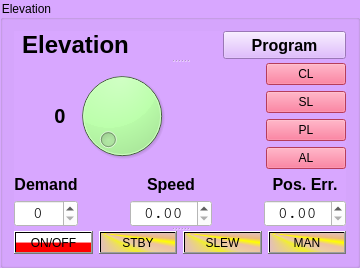
       <widget class="QGroupBox" name="Elevation">
        <property name="styleSheet">
         <string notr="true">background-color: rgb(216, 167, 255);</string>
        </property>
        <property name="title">
         <string>Elevation</string>
        </property>
        <layout class="QGridLayout" name="gridLayout_4">
         <item row="0" column="0">
          <widget class="QSplitter" name="splitter_3">
           <property name="orientation">
            <enum>Qt::Vertical</enum>
           </property>
           <widget class="QWidget" name="layoutWidget_4">
            <layout class="QHBoxLayout" name="horizontalLayout_12">
             <item>
              <widget class="QLabel" name="labelElevation">
               <property name="font">
                <font>
                 <pointsize>18</pointsize>
                 <weight>75</weight>
                 <bold>true</bold>
                </font>
               </property>
               <property name="text">
                <string>Elevation</string>
               </property>
               <property name="alignment">
                <set>Qt::AlignCenter</set>
               </property>
              </widget>
             </item>
             <item>
              <spacer name="horizontalSpacer_11">
               <property name="orientation">
                <enum>Qt::Horizontal</enum>
               </property>
               <property name="sizeType">
                <enum>QSizePolicy::Fixed</enum>
               </property>
               <property name="sizeHint" stdset="0">
                <size>
                 <width>80</width>
                 <height>20</height>
                </size>
               </property>
              </spacer>
             </item>
             <item>
              <widget class="QPushButton" name="pProgramPushButtonE">
               <property name="sizePolicy">
                <sizepolicy hsizetype="Fixed" vsizetype="Fixed">
                 <horstretch>0</horstretch>
                 <verstretch>0</verstretch>
                </sizepolicy>
               </property>
               <property name="maximumSize">
                <size>
                 <width>1000</width>
                 <height>500</height>
                </size>
               </property>
               <property name="font">
                <font>
                 <pointsize>12</pointsize>
                 <weight>75</weight>
                 <bold>true</bold>
                </font>
               </property>
               <property name="text">
                <string>Program</string>
               </property>
              </widget>
             </item>
            </layout>
           </widget>
           <widget class="QWidget" name="layoutWidget_5">
            <layout class="QVBoxLayout" name="verticalLayout_12">
             <item>
              <layout class="QHBoxLayout" name="horizontalLayout_13">
               <item>
                <spacer name="horizontalSpacer_12">
                 <property name="orientation">
                  <enum>Qt::Horizontal</enum>
                 </property>
                 <property name="sizeHint" stdset="0">
                  <size>
                   <width>40</width>
                   <height>20</height>
                  </size>
                 </property>
                </spacer>
               </item>
               <item>
                <layout class="QHBoxLayout" name="horizontalLayout_14">
                 <item>
                  <widget class="QLabel" name="ElDialLabel">
                   <property name="font">
                    <font>
                     <pointsize>15</pointsize>
                     <weight>75</weight>
                     <bold>true</bold>
                    </font>
                   </property>
                   <property name="text">
                    <string>0</string>
                   </property>
                   <property name="alignment">
                    <set>Qt::AlignCenter</set>
                   </property>
                  </widget>
                 </item>
                 <item>
                  <widget class="QDial" name="ElDial">
                   <property name="styleSheet">
                    <string notr="true">background-color: rgb(187, 255, 171);</string>
                   </property>
                  </widget>
                 </item>
                </layout>
               </item>
               <item>
                <spacer name="horizontalSpacer_13">
                 <property name="orientation">
                  <enum>Qt::Horizontal</enum>
                 </property>
                 <property name="sizeType">
                  <enum>QSizePolicy::Fixed</enum>
                 </property>
                 <property name="sizeHint" stdset="0">
                  <size>
                   <width>88</width>
                   <height>20</height>
                  </size>
                 </property>
                </spacer>
               </item>
               <item>
                <layout class="QVBoxLayout" name="verticalLayout_13">
                 <item>
                  <widget class="QPushButton" name="pushButtonCL_3">
                   <property name="styleSheet">
                    <string notr="true">background-color: rgb(255, 85, 127);</string>
                   </property>
                   <property name="text">
                    <string>CL</string>
                   </property>
                  </widget>
                 </item>
                 <item>
                  <widget class="QPushButton" name="pushButtonSL_3">
                   <property name="styleSheet">
                    <string notr="true">background-color: rgb(255, 85, 127);</string>
                   </property>
                   <property name="text">
                    <string>SL</string>
                   </property>
                  </widget>
                 </item>
                 <item>
                  <widget class="QPushButton" name="pushButtonPL_3">
                   <property name="styleSheet">
                    <string notr="true">background-color: rgb(255, 85, 127);</string>
                   </property>
                   <property name="text">
                    <string>PL</string>
                   </property>
                  </widget>
                 </item>
                 <item>
                  <widget class="QPushButton" name="pushButtonAL_3">
                   <property name="styleSheet">
                    <string notr="true">background-color: rgb(255, 85, 127);</string>
                   </property>
                   <property name="text">
                    <string>AL</string>
                   </property>
                  </widget>
                 </item>
                </layout>
               </item>
              </layout>
             </item>
             <item>
              <layout class="QHBoxLayout" name="horizontalLayout_15">
               <item>
                <layout class="QVBoxLayout" name="verticalLayout_14">
                 <item>
                  <widget class="QLabel" name="DemandLabelEl">
                   <property name="font">
                    <font>
                     <pointsize>12</pointsize>
                     <weight>75</weight>
                     <bold>true</bold>
                    </font>
                   </property>
                   <property name="text">
                    <string>Demand</string>
                   </property>
                   <property name="alignment">
                    <set>Qt::AlignCenter</set>
                   </property>
                  </widget>
                 </item>
                 <item>
                  <widget class="QSpinBox" name="spinBoxEl">
                   <property name="font">
                    <font>
                     <family>Courier</family>
                     <pointsize>12</pointsize>
                    </font>
                   </property>
                   <property name="styleSheet">
                    <string notr="true">background-color: rgb(255, 255, 255);</string>
                   </property>
                   <property name="alignment">
                    <set>Qt::AlignCenter</set>
                   </property>
                  </widget>
                 </item>
                </layout>
               </item>
               <item>
                <spacer name="horizontalSpacer_14">
                 <property name="orientation">
                  <enum>Qt::Horizontal</enum>
                 </property>
                 <property name="sizeHint" stdset="0">
                  <size>
                   <width>40</width>
                   <height>20</height>
                  </size>
                 </property>
                </spacer>
               </item>
               <item>
                <layout class="QVBoxLayout" name="verticalLayout_15">
                 <item>
                  <widget class="QLabel" name="SpeedLabelEl">
                   <property name="font">
                    <font>
                     <pointsize>12</pointsize>
                     <weight>75</weight>
                     <bold>true</bold>
                    </font>
                   </property>
                   <property name="text">
                    <string>Speed</string>
                   </property>
                   <property name="alignment">
                    <set>Qt::AlignCenter</set>
                   </property>
                  </widget>
                 </item>
                 <item>
                  <widget class="QDoubleSpinBox" name="doubleSpinBoxEPS">
                   <property name="font">
                    <font>
                     <family>Courier</family>
                     <pointsize>12</pointsize>
                    </font>
                   </property>
                   <property name="styleSheet">
                    <string notr="true">background-color: rgb(255, 255, 255);</string>
                   </property>
                   <property name="alignment">
                    <set>Qt::AlignCenter</set>
                   </property>
                  </widget>
                 </item>
                </layout>
               </item>
               <item>
                <spacer name="horizontalSpacer_15">
                 <property name="orientation">
                  <enum>Qt::Horizontal</enum>
                 </property>
                 <property name="sizeHint" stdset="0">
                  <size>
                   <width>40</width>
                   <height>20</height>
                  </size>
                 </property>
                </spacer>
               </item>
               <item>
                <layout class="QVBoxLayout" name="verticalLayout_16">
                 <item>
                  <widget class="QLabel" name="PosErrLabelEl">
                   <property name="font">
                    <font>
                     <pointsize>12</pointsize>
                     <weight>75</weight>
                     <bold>true</bold>
                    </font>
                   </property>
                   <property name="text">
                    <string>Pos. Err.</string>
                   </property>
                   <property name="alignment">
                    <set>Qt::AlignCenter</set>
                   </property>
                  </widget>
                 </item>
                 <item>
                  <widget class="QDoubleSpinBox" name="doubleSpinBoxEPE">
                   <property name="font">
                    <font>
                     <family>Courier</family>
                     <pointsize>12</pointsize>
                    </font>
                   </property>
                   <property name="styleSheet">
                    <string notr="true">background-color: rgb(255, 255, 255);</string>
                   </property>
                   <property name="alignment">
                    <set>Qt::AlignCenter</set>
                   </property>
                  </widget>
                 </item>
                </layout>
               </item>
              </layout>
             </item>
            </layout>
           </widget>
           <widget class="QWidget" name="layoutWidget_6">
            <layout class="QHBoxLayout" name="horizontalLayout_16">
             <item>
              <widget class="QPushButton" name="ONpushButtonE">
               <property name="styleSheet">
                <string notr="true">background-color: qlineargradient(spread:pad, x1:0, y1:0, x2:0, y2:1, stop:0 rgba(255, 255, 255, 255), stop:0.495 rgba(255, 255, 255, 255), stop:0.505 rgba(255, 0, 0, 255), stop:1 rgba(255, 0, 0, 255));</string>
               </property>
               <property name="text">
                <string>ON/OFF</string>
               </property>
              </widget>
             </item>
             <item>
              <widget class="QPushButton" name="STBYpushButtonE">
               <property name="styleSheet">
                <string notr="true">background-color: qconicalgradient(cx:0, cy:0, angle:135, stop:0 rgba(255, 255, 0, 69), stop:0.375 rgba(255, 255, 0, 69), stop:0.423533 rgba(251, 255, 0, 145), stop:0.45 rgba(247, 255, 0, 208), stop:0.477581 rgba(255, 244, 71, 130), stop:0.518717 rgba(255, 218, 71, 130), stop:0.55 rgba(255, 255, 0, 255), stop:0.57754 rgba(255, 203, 0, 130), stop:0.625 rgba(255, 255, 0, 69), stop:1 rgba(255, 255, 0, 69));</string>
               </property>
               <property name="text">
                <string>STBY</string>
               </property>
              </widget>
             </item>
             <item>
              <widget class="QPushButton" name="SLEWpushButtonE">
               <property name="styleSheet">
                <string notr="true">background-color: qconicalgradient(cx:0, cy:0, angle:135, stop:0 rgba(255, 255, 0, 69), stop:0.375 rgba(255, 255, 0, 69), stop:0.423533 rgba(251, 255, 0, 145), stop:0.45 rgba(247, 255, 0, 208), stop:0.477581 rgba(255, 244, 71, 130), stop:0.518717 rgba(255, 218, 71, 130), stop:0.55 rgba(255, 255, 0, 255), stop:0.57754 rgba(255, 203, 0, 130), stop:0.625 rgba(255, 255, 0, 69), stop:1 rgba(255, 255, 0, 69));</string>
               </property>
               <property name="text">
                <string>SLEW</string>
               </property>
              </widget>
             </item>
             <item>
              <widget class="QPushButton" name="MANpushButtonE">
               <property name="styleSheet">
                <string notr="true">background-color: qconicalgradient(cx:0, cy:0, angle:135, stop:0 rgba(255, 255, 0, 69), stop:0.375 rgba(255, 255, 0, 69), stop:0.423533 rgba(251, 255, 0, 145), stop:0.45 rgba(247, 255, 0, 208), stop:0.477581 rgba(255, 244, 71, 130), stop:0.518717 rgba(255, 218, 71, 130), stop:0.55 rgba(255, 255, 0, 255), stop:0.57754 rgba(255, 203, 0, 130), stop:0.625 rgba(255, 255, 0, 69), stop:1 rgba(255, 255, 0, 69));</string>
               </property>
               <property name="text">
                <string>MAN</string>
               </property>
              </widget>
             </item>
            </layout>
           </widget>
          </widget>
         </item>
        </layout>
       </widget>
